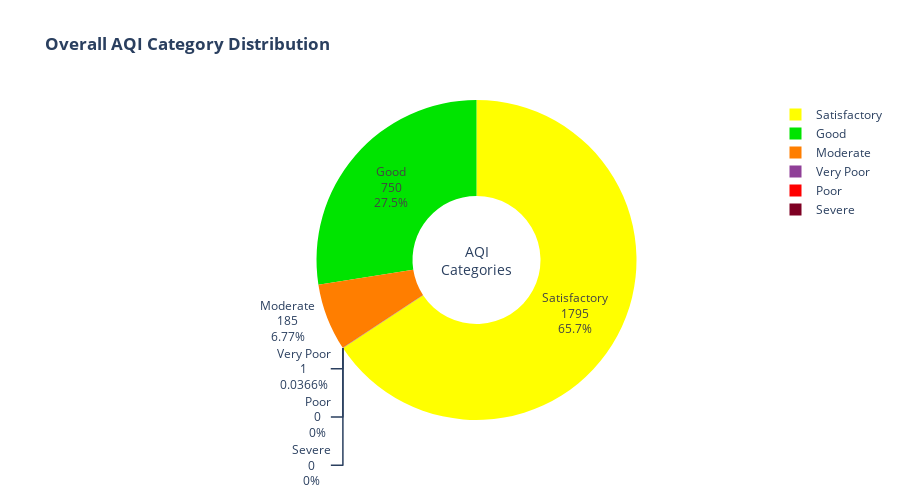

Notebook cell for this chart:
### Markdown cell above
## Step 10: AQI Category Distribution

### Code cell
# AQI category distribution
category_order = ['Good', 'Satisfactory', 'Moderate', 'Poor', 'Very Poor', 'Severe']
category_colors = ['#00E400', '#FFFF00', '#FF7E00', '#FF0000', '#8F3F97', '#7E0023']

category_counts = df['AQI_Category'].value_counts().reindex(category_order, fill_value=0)

fig = go.Figure()

fig.add_trace(go.Pie(
    labels=category_counts.index,
    values=category_counts.values,
    marker=dict(colors=category_colors),
    textinfo='label+percent+value',
    hole=0.4
))

fig.update_layout(
    title='<b>Overall AQI Category Distribution</b>',
    height=500,
    annotations=[dict(text='AQI<br>Categories', x=0.5, y=0.5, font_size=14, showarrow=False)]
)

fig.show()

### Figure 1 — Plotly figure (JSON) as saved in the notebook; plotly's stock layout.template omitted (floating-point values rounded to 4 significant figures)
{"data": [{"hole": 0.4, "labels": ["Good", "Satisfactory", "Moderate", "Poor", "Very Poor", "Severe"], "marker": {"colors": ["#00E400", "#FFFF00", "#FF7E00", "#FF0000", "#8F3F97", "#7E0023"]}, "textinfo": "label+percent+value", "type": "pie", "values": [750, 1795, 185, 0, 1, 0]}], "layout": {"annotations": [{"font": {"size": 14}, "showarrow": false, "text": "AQI<br>Categories", "x": 0.5, "y": 0.5}], "height": 500, "title": {"text": "<b>Overall AQI Category Distribution</b>"}}}
